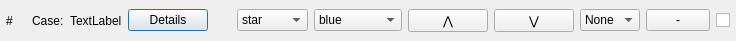
<?xml version="1.0" encoding="UTF-8"?>
<ui version="4.0">
 <class>InequalityLoader</class>
 <widget class="QWidget" name="InequalityLoader">
  <property name="geometry">
   <rect>
    <x>0</x>
    <y>0</y>
    <width>736</width>
    <height>41</height>
   </rect>
  </property>
  <property name="windowTitle">
   <string>InequalityLoader</string>
  </property>
  <layout class="QHBoxLayout" name="horizontalLayout">
   <property name="leftMargin">
    <number>6</number>
   </property>
   <property name="topMargin">
    <number>0</number>
   </property>
   <property name="rightMargin">
    <number>6</number>
   </property>
   <property name="bottomMargin">
    <number>0</number>
   </property>
   <item>
    <widget class="QLabel" name="label_Number">
     <property name="sizePolicy">
      <sizepolicy hsizetype="Minimum" vsizetype="Preferred">
       <horstretch>0</horstretch>
       <verstretch>0</verstretch>
      </sizepolicy>
     </property>
     <property name="minimumSize">
      <size>
       <width>20</width>
       <height>0</height>
      </size>
     </property>
     <property name="text">
      <string>#</string>
     </property>
    </widget>
   </item>
   <item>
    <layout class="QGridLayout" name="gridLayout">
     <item row="0" column="1">
      <widget class="QLabel" name="label_CaseOut">
       <property name="text">
        <string>TextLabel</string>
       </property>
      </widget>
     </item>
     <item row="0" column="0">
      <widget class="QLabel" name="label_Case">
       <property name="text">
        <string>Case:</string>
       </property>
      </widget>
     </item>
    </layout>
   </item>
   <item>
    <widget class="QPushButton" name="pushButton_Details">
     <property name="minimumSize">
      <size>
       <width>0</width>
       <height>0</height>
      </size>
     </property>
     <property name="text">
      <string>Details</string>
     </property>
     <property name="autoDefault">
      <bool>false</bool>
     </property>
     <property name="default">
      <bool>true</bool>
     </property>
    </widget>
   </item>
   <item>
    <spacer name="horizontalSpacer">
     <property name="orientation">
      <enum>Qt::Horizontal</enum>
     </property>
     <property name="sizeHint" stdset="0">
      <size>
       <width>40</width>
       <height>20</height>
      </size>
     </property>
    </spacer>
   </item>
   <item>
    <widget class="QComboBox" name="comboBoxShape">
     <item>
      <property name="text">
       <string>star</string>
      </property>
     </item>
     <item>
      <property name="text">
       <string>circle</string>
      </property>
     </item>
     <item>
      <property name="text">
       <string>triangle</string>
      </property>
     </item>
     <item>
      <property name="text">
       <string>square</string>
      </property>
     </item>
    </widget>
   </item>
   <item>
    <widget class="QComboBox" name="comboBoxColor">
     <item>
      <property name="text">
       <string>blue</string>
      </property>
     </item>
     <item>
      <property name="text">
       <string>green</string>
      </property>
     </item>
     <item>
      <property name="text">
       <string>red</string>
      </property>
     </item>
     <item>
      <property name="text">
       <string>dark blue</string>
      </property>
     </item>
     <item>
      <property name="text">
       <string>dark green</string>
      </property>
     </item>
     <item>
      <property name="text">
       <string>dark red</string>
      </property>
     </item>
     <item>
      <property name="text">
       <string>grey</string>
      </property>
     </item>
     <item>
      <property name="text">
       <string>black</string>
      </property>
     </item>
    </widget>
   </item>
   <item>
    <widget class="QPushButton" name="pushButtonUp">
     <property name="text">
      <string>⋀</string>
     </property>
    </widget>
   </item>
   <item>
    <widget class="QPushButton" name="pushButtonDown">
     <property name="text">
      <string>⋁</string>
     </property>
    </widget>
   </item>
   <item>
    <widget class="QComboBox" name="comboBoxInteract">
     <item>
      <property name="text">
       <string>None</string>
      </property>
     </item>
     <item>
      <property name="text">
       <string>⋂</string>
      </property>
     </item>
     <item>
      <property name="text">
       <string>⋃</string>
      </property>
     </item>
     <item>
      <property name="text">
       <string>-</string>
      </property>
     </item>
    </widget>
   </item>
   <item>
    <widget class="QPushButton" name="pushButton_Remove">
     <property name="sizePolicy">
      <sizepolicy hsizetype="Minimum" vsizetype="Fixed">
       <horstretch>0</horstretch>
       <verstretch>0</verstretch>
      </sizepolicy>
     </property>
     <property name="minimumSize">
      <size>
       <width>30</width>
       <height>0</height>
      </size>
     </property>
     <property name="baseSize">
      <size>
       <width>30</width>
       <height>0</height>
      </size>
     </property>
     <property name="text">
      <string>-</string>
     </property>
    </widget>
   </item>
   <item>
    <widget class="QCheckBox" name="checkBoxSkip">
     <property name="text">
      <string/>
     </property>
    </widget>
   </item>
  </layout>
 </widget>
 <layoutdefault spacing="6" margin="11"/>
 <resources/>
 <connections/>
</ui>
